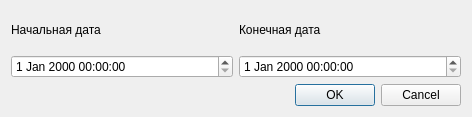
<?xml version="1.0" encoding="UTF-8"?>
<ui version="4.0">
 <class>DialogAEDPeriod</class>
 <widget class="QDialog" name="DialogAEDPeriod">
  <property name="geometry">
   <rect>
    <x>0</x>
    <y>0</y>
    <width>472</width>
    <height>117</height>
   </rect>
  </property>
  <property name="windowTitle">
   <string>Add Period</string>
  </property>
  <layout class="QVBoxLayout" name="verticalLayout">
   <item>
    <layout class="QGridLayout" name="gridLayout">
     <item row="0" column="0">
      <widget class="QLabel" name="lbMinDate">
       <property name="text">
        <string>Начальная дата</string>
       </property>
      </widget>
     </item>
     <item row="0" column="1">
      <widget class="QLabel" name="lbMaxDate">
       <property name="text">
        <string>Конечная дата</string>
       </property>
      </widget>
     </item>
     <item row="1" column="0">
      <widget class="QDateTimeEdit" name="edMinDate"/>
     </item>
     <item row="1" column="1">
      <widget class="QDateTimeEdit" name="edMaxDate"/>
     </item>
    </layout>
   </item>
   <item>
    <widget class="QDialogButtonBox" name="buttonBox">
     <property name="orientation">
      <enum>Qt::Horizontal</enum>
     </property>
     <property name="standardButtons">
      <set>QDialogButtonBox::Cancel|QDialogButtonBox::Ok</set>
     </property>
    </widget>
   </item>
  </layout>
 </widget>
 <resources/>
 <connections>
  <connection>
   <sender>buttonBox</sender>
   <signal>accepted()</signal>
   <receiver>DialogAEDPeriod</receiver>
   <slot>accept()</slot>
   <hints>
    <hint type="sourcelabel">
     <x>248</x>
     <y>254</y>
    </hint>
    <hint type="destinationlabel">
     <x>157</x>
     <y>274</y>
    </hint>
   </hints>
  </connection>
  <connection>
   <sender>buttonBox</sender>
   <signal>rejected()</signal>
   <receiver>DialogAEDPeriod</receiver>
   <slot>reject()</slot>
   <hints>
    <hint type="sourcelabel">
     <x>316</x>
     <y>260</y>
    </hint>
    <hint type="destinationlabel">
     <x>286</x>
     <y>274</y>
    </hint>
   </hints>
  </connection>
 </connections>
</ui>
